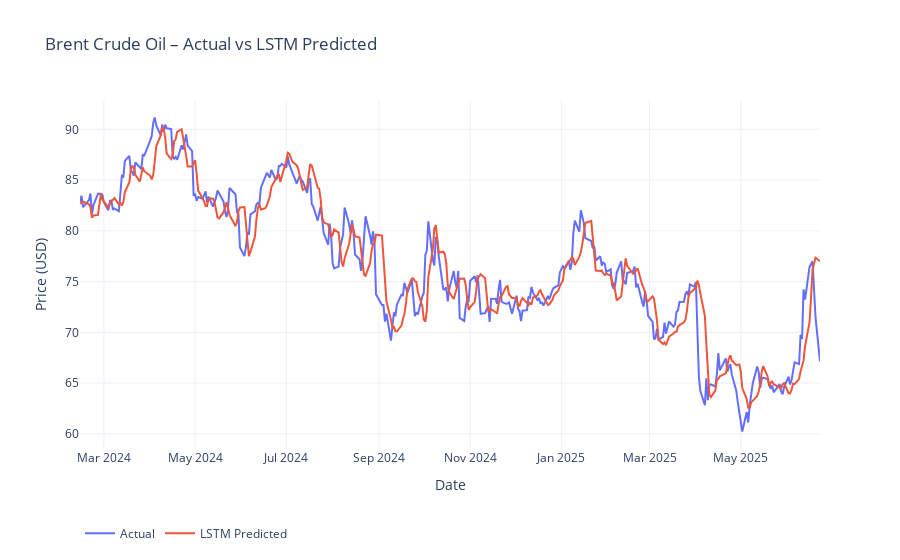

The cell this chart's notebook holds for it:
### Code cell
# ───────────── LIBRERIE ─────────────
import yfinance as yf
import pandas as pd
import numpy as np
import torch
import torch.nn as nn
from torch.utils.data import DataLoader, TensorDataset
from sklearn.preprocessing import StandardScaler
from sklearn.metrics import (
    mean_squared_error, mean_absolute_error,
    mean_absolute_percentage_error, r2_score,
    explained_variance_score
)
import plotly.graph_objects as go

# ───────────── SEED ─────────────
SEED = 42
np.random.seed(SEED)
torch.manual_seed(SEED)

# ───────────── 1. DATI PREZZI ─────────────
df = (
    yf.download("BZ=F", start="2011-06-13", end="2025-06-25")[['Close']]
      .rename(columns={'Close': 'Price'})
      .dropna()
)

# ───────────── 2. EMBEDDINGS + SENTIMENT ─────────────
emb = pd.read_csv('../Data/raw/embeddings_feature_distilbert-base-uncased.csv', parse_dates=['date']).set_index('date')
emb = emb.reindex(df.index).ffill().bfill()

sent = pd.read_csv('../Data/raw/daily_sent.csv', parse_dates=['Date']).set_index('Date')
sent = sent.reindex(df.index).ffill().bfill()

# ───────────── 3. FEATURE ENGINEERING ─────────────
df['SENT_1'] = emb['embedding_3d_1_mean']
df['SENT_2'] = emb['embedding_3d_2_mean']
df['SENT_3'] = emb['embedding_3d_3_mean']
df['cosine_sim']            = emb['cosine_sim']
df['drift']                 = emb['drift']
df['drift_velocity']        = emb['drift_velocity']
df['drift_velocity_diff']   = emb['drift_velocity_diff']
df['drift_acceleration']    = emb['drift_acceleration']
df['var_3d_1']              = emb['embedding_3d_1_var_daily']
df['var_3d_2']              = emb['embedding_3d_2_var_daily']
df['var_3d_3']              = emb['embedding_3d_3_var_daily']
df['sentiment']             = sent['avg_score']

for lag in range(1, 6):
    df[f'price_lag_{lag}'] = df['Price'].shift(lag)

df['target'] = df['Price'].shift(-1)
df.dropna(inplace=True)

# ───────────── 4. SCALING ─────────────
features = [
    'Price', 'price_lag_1','price_lag_2','price_lag_3','price_lag_4','price_lag_5',
    'SENT_1','SENT_2','SENT_3',
    'cosine_sim','drift','drift_velocity','drift_velocity_diff','drift_acceleration',
    'var_3d_1','var_3d_2','var_3d_3',
    'sentiment'
]

X = df[features].copy()
y = df['target'].copy()

split_idx = int(len(df) * 0.9)
X_train, X_test = X.iloc[:split_idx], X.iloc[split_idx:]
y_train, y_test = y.iloc[:split_idx], y.iloc[split_idx:]

# Scaler per X e y
X_scaler = StandardScaler()
X_train_scaled = X_scaler.fit_transform(X_train)
X_test_scaled  = X_scaler.transform(X_test)

y_scaler = StandardScaler()
y_train_scaled = y_scaler.fit_transform(y_train.values.reshape(-1, 1)).ravel()
y_test_scaled  = y_scaler.transform(y_test.values.reshape(-1, 1)).ravel()

# ───────────── 5. SEQUENZE ─────────────
SEQ_LEN = 10

def create_sequences(X, y, seq_len):
    xs, ys = [], []
    for i in range(len(X) - seq_len):
        xs.append(X[i:i+seq_len])
        ys.append(y[i+seq_len])
    return np.array(xs), np.array(ys)

X_train_seq, y_train_seq = create_sequences(X_train_scaled, y_train_scaled, SEQ_LEN)
X_test_seq,  y_test_seq  = create_sequences(X_test_scaled,  y_test_scaled,  SEQ_LEN)

# ───────────── 6. TORCH DATASET ─────────────
device = torch.device('cuda' if torch.cuda.is_available() else 'cpu')
train_ds = TensorDataset(torch.tensor(X_train_seq, dtype=torch.float32), torch.tensor(y_train_seq, dtype=torch.float32))
test_ds  = TensorDataset(torch.tensor(X_test_seq,  dtype=torch.float32), torch.tensor(y_test_seq,  dtype=torch.float32))
train_dl = DataLoader(train_ds, batch_size=64, shuffle=True)
test_dl  = DataLoader(test_ds,  batch_size=256, shuffle=False)

# ───────────── 7. MODELLO LSTM ─────────────
class LSTMRegressor(nn.Module):
    def __init__(self, input_size, hidden_size=64, num_layers=2, dropout=0.2):
        super().__init__()
        self.lstm = nn.LSTM(input_size, hidden_size, num_layers,
                            batch_first=True, dropout=dropout)
        self.dropout = nn.Dropout(dropout)
        self.fc = nn.Linear(hidden_size, 1)

    def forward(self, x):
        out, _ = self.lstm(x)
        out = self.dropout(out[:, -1, :])
        return self.fc(out).squeeze(-1)

model = LSTMRegressor(input_size=X_train_scaled.shape[1]).to(device)
opt = torch.optim.Adam(model.parameters(), lr=1e-3)
loss_fn = nn.MSELoss()

# ───────────── 8. TRAINING ─────────────
EPOCHS = 50
for epoch in range(EPOCHS):
    model.train()
    for xb, yb in train_dl:
        xb, yb = xb.to(device), yb.to(device)
        pred = model(xb)
        loss = loss_fn(pred, yb)
        opt.zero_grad()
        loss.backward()
        opt.step()
    if epoch % 5 == 0:
        print(f"Epoch {epoch} | Loss: {loss.item():.4f}")

# ───────────── 9. PREDIZIONI ─────────────
def get_preds(dataloader):
    preds, trues = [], []
    model.eval()
    with torch.no_grad():
        for xb, yb in dataloader:
            xb = xb.to(device)
            out = model(xb)
            preds.append(out.cpu().numpy())
            trues.append(yb.cpu().numpy())
    return np.concatenate(trues), np.concatenate(preds)

y_true_scaled, y_pred_scaled = get_preds(test_dl)
y_true = y_scaler.inverse_transform(y_true_scaled.reshape(-1, 1)).ravel()
y_pred = y_scaler.inverse_transform(y_pred_scaled.reshape(-1, 1)).ravel()

# ───────────── 10. METRICHE ─────────────
def smape(y_true, y_pred):
    denom = (np.abs(y_true) + np.abs(y_pred)) / 2
    return np.mean(np.abs(y_true - y_pred) / denom) * 100

def theils_u(y_true, y_pred):
    rmsfe = np.sqrt(np.mean((y_pred - y_true) ** 2))
    denom = (np.sqrt(np.mean(y_true ** 2)) + np.sqrt(np.mean(y_pred ** 2)))
    return rmsfe / denom

metrics = {
    "RMSE": np.sqrt(mean_squared_error(y_true, y_pred)),
    "MAE": mean_absolute_error(y_true, y_pred),
    "MAPE (%)": mean_absolute_percentage_error(y_true, y_pred) * 100,
    "sMAPE (%)": smape(y_true, y_pred),
    "R²": r2_score(y_true, y_pred),
    "Explained Variance": explained_variance_score(y_true, y_pred),
    "Theil’s U": theils_u(y_true, y_pred),
    "Directional Accuracy (%)": (
        np.mean(
            np.sign(y_pred[1:] - y_pred[:-1]) ==
            np.sign(y_true[1:] - y_true[:-1])
        ) * 100
    )
}
print(pd.Series(metrics).to_frame('LSTM').round(4))

# ───────────── 11. GRAFICO ─────────────
idx_plot = df.index[-len(y_pred):]
fig = go.Figure()
fig.add_trace(go.Scatter(x=idx_plot, y=y_true, mode='lines', name='Actual'))
fig.add_trace(go.Scatter(x=idx_plot, y=y_pred, mode='lines', name='LSTM Predicted'))
fig.update_layout(
    title='Brent Crude Oil – Actual vs LSTM Predicted',
    xaxis_title='Date',
    yaxis_title='Price (USD)',
    template='plotly_white',
    legend=dict(orientation='h', y=-0.2)
)
fig.show()

### Figure 1 — Plotly figure (JSON) as saved in the notebook; plotly's stock layout.template omitted (floating-point values rounded to 4 significant figures; data arrays with more than 128 entries replaced by an {"elided": "..."} marker saying what was removed)
{"data": [{"mode": "lines", "name": "Actual", "type": "scatter", "x": {"elided": "340 str values"}, "y": {"elided": "340 float values"}}, {"mode": "lines", "name": "LSTM Predicted", "type": "scatter", "x": {"elided": "340 str values"}, "y": {"elided": "340 float values"}}], "layout": {"legend": {"orientation": "h", "y": -0.2}, "title": {"text": "Brent Crude Oil – Actual vs LSTM Predicted"}, "xaxis": {"title": {"text": "Date"}}, "yaxis": {"title": {"text": "Price (USD)"}}}}
